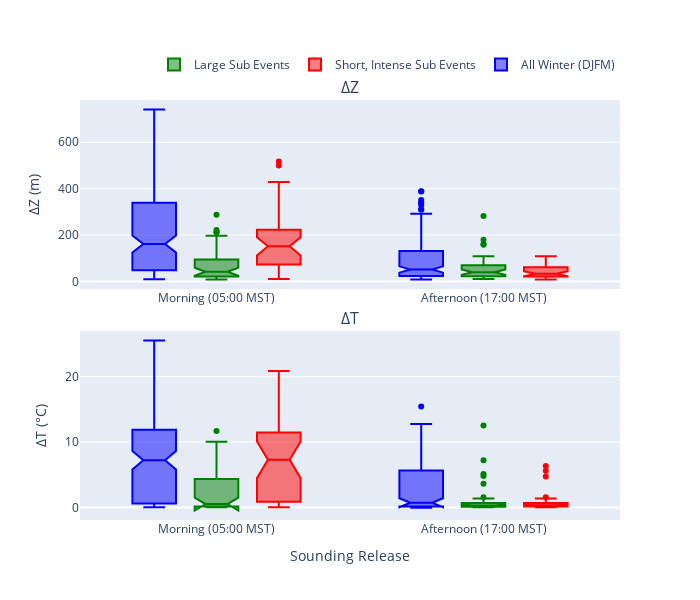

This figure's notebook cell:
### Markdown cell above
### ZBase is not as intuitive, removing from this plot.

### Code cell
# with the dataframe make three subplots of Zbase, Ztop, and deltaT,
fig = make_subplots(rows=2, cols=1, 
                    subplot_titles=('ΔZ', 'ΔT'), 
                    shared_xaxes=False, vertical_spacing=0.1)
# deltaZ
fig.add_trace(go.Box(y=df_DJFM.deltaZ, x=df_DJFM.sounding,dx=0, name='All Winter (DJFM)',notched=True,showlegend=False,marker_color='blue', offsetgroup='1'), row=1, col=1)
fig.add_trace(go.Box(y=df_large_sub_events.deltaZ, x=df_large_sub_events.sounding,dx=0, name='Large Sub Events',notched=True,showlegend=True,marker_color='green', offsetgroup='2'), row=1, col=1)
fig.add_trace(go.Box(y=df_short_sub_events.deltaZ, x=df_short_sub_events.sounding,dx=0, name='Short, Intense Sub Events',notched=True,showlegend=True,marker_color='red', offsetgroup='3'), row=1, col=1)

# deltaT, 
fig.add_trace(go.Box(y=df_DJFM.deltaT, x=df_DJFM.sounding,dx=0,name='All Winter (DJFM)', notched=True,showlegend=True,marker_color='blue', offsetgroup='1'), row=2, col=1)
fig.add_trace(go.Box(y=df_large_sub_events.deltaT, x=df_large_sub_events.sounding,dx=0,name='Large Sub Events', notched=True,showlegend=False,marker_color='green', offsetgroup='2'), row=2, col=1)
fig.add_trace(go.Box(y=df_short_sub_events.deltaT, x=df_short_sub_events.sounding,dx=0,name='Short, Intense Sub Events', notched=True,showlegend=False,marker_color='red', offsetgroup='3'), row=2, col=1)

fig.update_layout(height=600, 
                  width=700, 
                  # title_text='Inversion Characteristics',
                  boxmode='group',
                  xaxis_zeroline=False,
                  xaxis2_title='Sounding Release',
                  yaxis1_title='ΔZ (m)',
                  yaxis2_title='ΔT (&deg;C)',
                    )
# move legend to the top
fig.update_layout(legend=dict(
    orientation='h',
    yanchor='bottom',
    y=1.05,
    xanchor='right',
    x=1
))                
fig.show()

### Figure 1 — Plotly figure (JSON) as saved in the notebook; plotly's stock layout.template omitted (floating-point values rounded to 4 significant figures; data arrays with more than 128 entries replaced by an {"elided": "..."} marker saying what was removed)
{"data": [{"dx": 0, "marker": {"color": "blue"}, "name": "All Winter (DJFM)", "notched": true, "offsetgroup": "1", "showlegend": false, "type": "box", "x": {"elided": "315 str values"}, "xaxis": "x", "y": {"elided": "315 float values"}, "yaxis": "y"}, {"dx": 0, "marker": {"color": "green"}, "name": "Large Sub Events", "notched": true, "offsetgroup": "2", "showlegend": true, "type": "box", "x": ["Morning\n(05:00 MST)", "Afternoon\n(17:00 MST)", "Afternoon\n(17:00 MST)", "Afternoon\n(17:00 MST)", "Morning\n(05:00 MST)", "Afternoon\n(17:00 MST)", "Afternoon\n(17:00 MST)", "Morning\n(05:00 MST)", "Morning\n(05:00 MST)", "Morning\n(05:00 MST)", "Afternoon\n(17:00 MST)", "Morning\n(05:00 MST)", "Afternoon\n(17:00 MST)", "Morning\n(05:00 MST)", "Afternoon\n(17:00 MST)", "Morning\n(05:00 MST)", "Afternoon\n(17:00 MST)", "Morning\n(05:00 MST)", "Afternoon\n(17:00 MST)", "Morning\n(05:00 MST)", "Afternoon\n(17:00 MST)", "Morning\n(05:00 MST)", "Afternoon\n(17:00 MST)", "Morning\n(05:00 MST)", "Afternoon\n(17:00 MST)", "Morning\n(05:00 MST)", "Morning\n(05:00 MST)", "Afternoon\n(17:00 MST)", "Morning\n(05:00 MST)", "Afternoon\n(17:00 MST)", "Afternoon\n(17:00 MST)", "Morning\n(05:00 MST)", "Afternoon\n(17:00 MST)", "Morning\n(05:00 MST)", "Morning\n(05:00 MST)", "Afternoon\n(17:00 MST)", "Morning\n(05:00 MST)", "Afternoon\n(17:00 MST)", "Morning\n(05:00 MST)", "Afternoon\n(17:00 MST)", "Afternoon\n(17:00 MST)", "Afternoon\n(17:00 MST)", "Morning\n(05:00 MST)", "Afternoon\n(17:00 MST)", "Morning\n(05:00 MST)", "Morning\n(05:00 MST)", "Morning\n(05:00 MST)", "Afternoon\n(17:00 MST)", "Morning\n(05:00 MST)", "Afternoon\n(17:00 MST)", "Morning\n(05:00 MST)", "Afternoon\n(17:00 MST)", "Morning\n(05:00 MST)", "Afternoon\n(17:00 MST)", "Morning\n(05:00 MST)", "Afternoon\n(17:00 MST)", "Morning\n(05:00 MST)", "Afternoon\n(17:00 MST)", "Morning\n(05:00 MST)", "Afternoon\n(17:00 MST)", "Morning\n(05:00 MST)", "Afternoon\n(17:00 MST)", "Morning\n(05:00 MST)", "Afternoon\n(17:00 MST)", "Afternoon\n(17:00 MST)", "Morning\n(05:00 MST)", "Afternoon\n(17:00 MST)", "Morning\n(05:00 MST)", "Morning\n(05:00 MST)", "Morning\n(05:00 MST)", "Afternoon\n(17:00 MST)", "Morning\n(05:00 MST)", "Afternoon\n(17:00 MST)", "Morning\n(05:00 MST)", "Afternoon\n(17:00 MST)", "Morning\n(05:00 MST)", "Afternoon\n(17:00 MST)", "Morning\n(05:00 MST)", "Morning\n(05:00 MST)", "Afternoon\n(17:00 MST)", "Morning\n(05:00 MST)", "Afternoon\n(17:00 MST)", "Morning\n(05:00 MST)", "Afternoon\n(17:00 MST)", "Morning\n(05:00 MST)", "Afternoon\n(17:00 MST)", "Morning\n(05:00 MST)", "Afternoon\n(17:00 MST)"], "xaxis": "x", "y": [31.7, 10.75, 38.4, 157.9, 69.3, 79.28, 108.9, 30.4, 21.72, 24.2, 30.1, 140.2, 41.28, 21.6, 40.27, 61.5, 21.5, 70.6, 180, 48.15, 29.8, 113.1, 282.1, 287.4, 59.35, 60.05, 41.55, 67.62, 77.3, 39.85, 11.87, 30.97, 47.15, 196.7, 19.15, 19.95, 17.5, 30.1, 10.78, 31.6, 71, 20.38, 119.1, 71.7, 20.55, 40.85, 18.95, 18.05, 62, 22.1, 81.3, 40.95, 8.2, 21.7, 18.35, 31.1, 20.75, 61.55, 121.3, 161.6, 32.9, 37.5, 88.1, 18.9, 41.75, 29.2, 30.85, 15.95, 179.2, 151.4, 99.4, 20.3, 38.3, 211.9, 40.25, 211.7, 92.8, 70, 80.15, 22.95, 20.07, 56.05, 221.7, 16.9, 27.75, 78.8, 37.8, 10.25], "yaxis": "y"}, {"dx": 0, "marker": {"color": "red"}, "name": "Short, Intense Sub Events", "notched": true, "offsetgroup": "3", "showlegend": true, "type": "box", "x": ["Morning\n(05:00 MST)", "Afternoon\n(17:00 MST)", "Morning\n(05:00 MST)", "Afternoon\n(17:00 MST)", "Morning\n(05:00 MST)", "Afternoon\n(17:00 MST)", "Morning\n(05:00 MST)", "Afternoon\n(17:00 MST)", "Morning\n(05:00 MST)", "Afternoon\n(17:00 MST)", "Morning\n(05:00 MST)", "Afternoon\n(17:00 MST)", "Morning\n(05:00 MST)", "Afternoon\n(17:00 MST)", "Morning\n(05:00 MST)", "Afternoon\n(17:00 MST)", "Morning\n(05:00 MST)", "Afternoon\n(17:00 MST)", "Morning\n(05:00 MST)", "Afternoon\n(17:00 MST)", "Morning\n(05:00 MST)", "Morning\n(05:00 MST)", "Morning\n(05:00 MST)", "Afternoon\n(17:00 MST)", "Morning\n(05:00 MST)", "Afternoon\n(17:00 MST)", "Morning\n(05:00 MST)", "Afternoon\n(17:00 MST)", "Morning\n(05:00 MST)", "Afternoon\n(17:00 MST)", "Morning\n(05:00 MST)", "Afternoon\n(17:00 MST)", "Morning\n(05:00 MST)", "Afternoon\n(17:00 MST)", "Morning\n(05:00 MST)", "Afternoon\n(17:00 MST)", "Morning\n(05:00 MST)", "Morning\n(05:00 MST)", "Morning\n(05:00 MST)", "Afternoon\n(17:00 MST)", "Morning\n(05:00 MST)", "Afternoon\n(17:00 MST)", "Morning\n(05:00 MST)", "Afternoon\n(17:00 MST)", "Afternoon\n(17:00 MST)", "Morning\n(05:00 MST)", "Afternoon\n(17:00 MST)", "Morning\n(05:00 MST)", "Afternoon\n(17:00 MST)", "Morning\n(05:00 MST)", "Afternoon\n(17:00 MST)", "Morning\n(05:00 MST)", "Afternoon\n(17:00 MST)", "Morning\n(05:00 MST)", "Afternoon\n(17:00 MST)", "Morning\n(05:00 MST)", "Afternoon\n(17:00 MST)", "Morning\n(05:00 MST)", "Afternoon\n(17:00 MST)", "Morning\n(05:00 MST)", "Afternoon\n(17:00 MST)", "Morning\n(05:00 MST)", "Afternoon\n(17:00 MST)", "Morning\n(05:00 MST)", "Afternoon\n(17:00 MST)", "Morning\n(05:00 MST)", "Afternoon\n(17:00 MST)", "Afternoon\n(17:00 MST)"], "xaxis": "x", "y": [298.8, 108.4, 352.8, 61.35, 387.6, 71.35, 499.6, 31.5, 150.1, 20.9, 517.5, 57.15, 41.55, 67.62, 77.3, 39.85, 189.1, 48, 160.6, 20.37, 399.6, 233.5, 10.78, 31.6, 119.1, 71.7, 187, 60.7, 171.0, 17.2, 428.9, 60.1, 151.1, 29.5, 9.85, 19.9, 40.85, 57.3, 96.55, 19.87, 190.5, 40.25, 151.1, 30.3, 41.75, 81.8, 22.9, 19.05, 8, 151.4, 99.4, 102.3, 12.4, 72.05, 59.55, 157.8, 87.6, 190.4, 89.15, 400.4, 18.2, 29.65, 22.15, 68.85, 31.85, 120.6, 32.77, 20.77], "yaxis": "y"}, {"dx": 0, "marker": {"color": "blue"}, "name": "All Winter (DJFM)", "notched": true, "offsetgroup": "1", "showlegend": true, "type": "box", "x": {"elided": "315 str values"}, "xaxis": "x2", "y": {"elided": "315 float values"}, "yaxis": "y2"}, {"dx": 0, "marker": {"color": "green"}, "name": "Large Sub Events", "notched": true, "offsetgroup": "2", "showlegend": false, "type": "box", "x": ["Morning\n(05:00 MST)", "Afternoon\n(17:00 MST)", "Afternoon\n(17:00 MST)", "Afternoon\n(17:00 MST)", "Morning\n(05:00 MST)", "Afternoon\n(17:00 MST)", "Afternoon\n(17:00 MST)", "Morning\n(05:00 MST)", "Morning\n(05:00 MST)", "Morning\n(05:00 MST)", "Afternoon\n(17:00 MST)", "Morning\n(05:00 MST)", "Afternoon\n(17:00 MST)", "Morning\n(05:00 MST)", "Afternoon\n(17:00 MST)", "Morning\n(05:00 MST)", "Afternoon\n(17:00 MST)", "Morning\n(05:00 MST)", "Afternoon\n(17:00 MST)", "Morning\n(05:00 MST)", "Afternoon\n(17:00 MST)", "Morning\n(05:00 MST)", "Afternoon\n(17:00 MST)", "Morning\n(05:00 MST)", "Afternoon\n(17:00 MST)", "Morning\n(05:00 MST)", "Morning\n(05:00 MST)", "Afternoon\n(17:00 MST)", "Morning\n(05:00 MST)", "Afternoon\n(17:00 MST)", "Afternoon\n(17:00 MST)", "Morning\n(05:00 MST)", "Afternoon\n(17:00 MST)", "Morning\n(05:00 MST)", "Morning\n(05:00 MST)", "Afternoon\n(17:00 MST)", "Morning\n(05:00 MST)", "Afternoon\n(17:00 MST)", "Morning\n(05:00 MST)", "Afternoon\n(17:00 MST)", "Afternoon\n(17:00 MST)", "Afternoon\n(17:00 MST)", "Morning\n(05:00 MST)", "Afternoon\n(17:00 MST)", "Morning\n(05:00 MST)", "Morning\n(05:00 MST)", "Morning\n(05:00 MST)", "Afternoon\n(17:00 MST)", "Morning\n(05:00 MST)", "Afternoon\n(17:00 MST)", "Morning\n(05:00 MST)", "Afternoon\n(17:00 MST)", "Morning\n(05:00 MST)", "Afternoon\n(17:00 MST)", "Morning\n(05:00 MST)", "Afternoon\n(17:00 MST)", "Morning\n(05:00 MST)", "Afternoon\n(17:00 MST)", "Morning\n(05:00 MST)", "Afternoon\n(17:00 MST)", "Morning\n(05:00 MST)", "Afternoon\n(17:00 MST)", "Morning\n(05:00 MST)", "Afternoon\n(17:00 MST)", "Afternoon\n(17:00 MST)", "Morning\n(05:00 MST)", "Afternoon\n(17:00 MST)", "Morning\n(05:00 MST)", "Morning\n(05:00 MST)", "Morning\n(05:00 MST)", "Afternoon\n(17:00 MST)", "Morning\n(05:00 MST)", "Afternoon\n(17:00 MST)", "Morning\n(05:00 MST)", "Afternoon\n(17:00 MST)", "Morning\n(05:00 MST)", "Afternoon\n(17:00 MST)", "Morning\n(05:00 MST)", "Morning\n(05:00 MST)", "Afternoon\n(17:00 MST)", "Morning\n(05:00 MST)", "Afternoon\n(17:00 MST)", "Morning\n(05:00 MST)", "Afternoon\n(17:00 MST)", "Morning\n(05:00 MST)", "Afternoon\n(17:00 MST)", "Morning\n(05:00 MST)", "Afternoon\n(17:00 MST)"], "xaxis": "x2", "y": [0.1891, 0.04114, 0.4532, 7.22, 1.595, 0.5441, 4.802, 0.4111, 0.1154, 0.1505, 0.2533, 4.928, 0.3149, 0.1468, 0.6696, 0.4542, 0.1055, 3.109, 3.645, 1.046, 0.163, 3.496, 12.52, 11.69, 0.6913, 3.73, 0.5172, 0.4919, 4.352, 0.5066, 0.0477, 0.2452, 0.3786, 9.931, 0.09744, 0.07968, 0.1259, 0.1496, 0.047, 0.1575, 1.373, 0.09369, 10.06, 0.5421, 0.08984, 0.6074, 0.1509, 0.1071, 2.796, 0.1014, 0.946, 0.4142, 0.03409, 0.07855, 0.1538, 0.2091, 0.09204, 0.6821, 5.705, 5.106, 0.1957, 0.3083, 4.239, 0.0679, 0.3249, 0.1436, 0.19, 0.1336, 9.344, 6.773, 1.582, 0.117, 0.2734, 8.783, 0.2897, 5.157, 0.858, 0.5801, 4.376, 0.2194, 0.3936, 0.8424, 9.789, 0.09564, 0.1448, 1.198, 0.4477, 0.03857], "yaxis": "y2"}, {"dx": 0, "marker": {"color": "red"}, "name": "Short, Intense Sub Events", "notched": true, "offsetgroup": "3", "showlegend": false, "type": "box", "x": ["Morning\n(05:00 MST)", "Afternoon\n(17:00 MST)", "Morning\n(05:00 MST)", "Afternoon\n(17:00 MST)", "Morning\n(05:00 MST)", "Afternoon\n(17:00 MST)", "Morning\n(05:00 MST)", "Afternoon\n(17:00 MST)", "Morning\n(05:00 MST)", "Afternoon\n(17:00 MST)", "Morning\n(05:00 MST)", "Afternoon\n(17:00 MST)", "Morning\n(05:00 MST)", "Afternoon\n(17:00 MST)", "Morning\n(05:00 MST)", "Afternoon\n(17:00 MST)", "Morning\n(05:00 MST)", "Afternoon\n(17:00 MST)", "Morning\n(05:00 MST)", "Afternoon\n(17:00 MST)", "Morning\n(05:00 MST)", "Morning\n(05:00 MST)", "Morning\n(05:00 MST)", "Afternoon\n(17:00 MST)", "Morning\n(05:00 MST)", "Afternoon\n(17:00 MST)", "Morning\n(05:00 MST)", "Afternoon\n(17:00 MST)", "Morning\n(05:00 MST)", "Afternoon\n(17:00 MST)", "Morning\n(05:00 MST)", "Afternoon\n(17:00 MST)", "Morning\n(05:00 MST)", "Afternoon\n(17:00 MST)", "Morning\n(05:00 MST)", "Afternoon\n(17:00 MST)", "Morning\n(05:00 MST)", "Morning\n(05:00 MST)", "Morning\n(05:00 MST)", "Afternoon\n(17:00 MST)", "Morning\n(05:00 MST)", "Afternoon\n(17:00 MST)", "Morning\n(05:00 MST)", "Afternoon\n(17:00 MST)", "Afternoon\n(17:00 MST)", "Morning\n(05:00 MST)", "Afternoon\n(17:00 MST)", "Morning\n(05:00 MST)", "Afternoon\n(17:00 MST)", "Morning\n(05:00 MST)", "Afternoon\n(17:00 MST)", "Morning\n(05:00 MST)", "Afternoon\n(17:00 MST)", "Morning\n(05:00 MST)", "Afternoon\n(17:00 MST)", "Morning\n(05:00 MST)", "Afternoon\n(17:00 MST)", "Morning\n(05:00 MST)", "Afternoon\n(17:00 MST)", "Morning\n(05:00 MST)", "Afternoon\n(17:00 MST)", "Morning\n(05:00 MST)", "Afternoon\n(17:00 MST)", "Morning\n(05:00 MST)", "Afternoon\n(17:00 MST)", "Morning\n(05:00 MST)", "Afternoon\n(17:00 MST)", "Afternoon\n(17:00 MST)"], "xaxis": "x2", "y": [9.121, 5.614, 14.76, 4.733, 12.83, 6.359, 13.15, 0.4333, 8.001, 0.139, 20.88, 0.7073, 0.5172, 0.4919, 4.352, 0.5066, 7.286, 0.6346, 8.895, 0.1398, 13.76, 7.169, 0.047, 0.1575, 10.06, 0.5421, 7.536, 0.6579, 10.02, 0.1955, 13.73, 0.6193, 9.535, 0.356, 0.04639, 0.09586, 0.6074, 0.5021, 0.6546, 0.1046, 13.78, 0.8058, 9.574, 0.3278, 0.3249, 1.501, 0.07812, 0.1127, 0.04465, 6.773, 1.582, 2.226, 0.02234, 0.8267, 0.4029, 3.714, 0.8345, 11.91, 1.388, 14.75, 0.1272, 0.4952, 0.1057, 1.099, 0.147, 5.565, 0.2272, 0.1171], "yaxis": "y2"}], "layout": {"annotations": [{"font": {"size": 16}, "showarrow": false, "text": "ΔZ", "x": 0.5, "xanchor": "center", "xref": "paper", "y": 1, "yanchor": "bottom", "yref": "paper"}, {"font": {"size": 16}, "showarrow": false, "text": "ΔT", "x": 0.5, "xanchor": "center", "xref": "paper", "y": 0.45, "yanchor": "bottom", "yref": "paper"}], "boxmode": "group", "height": 600, "legend": {"orientation": "h", "x": 1, "xanchor": "right", "y": 1.05, "yanchor": "bottom"}, "width": 700, "xaxis": {"anchor": "y", "domain": [0, 1], "zeroline": false}, "xaxis2": {"anchor": "y2", "domain": [0, 1], "title": {"text": "Sounding Release"}}, "yaxis": {"anchor": "x", "domain": [0.55, 1], "title": {"text": "ΔZ (m)"}}, "yaxis2": {"anchor": "x2", "domain": [0, 0.45], "title": {"text": "ΔT (&deg;C)"}}}}
